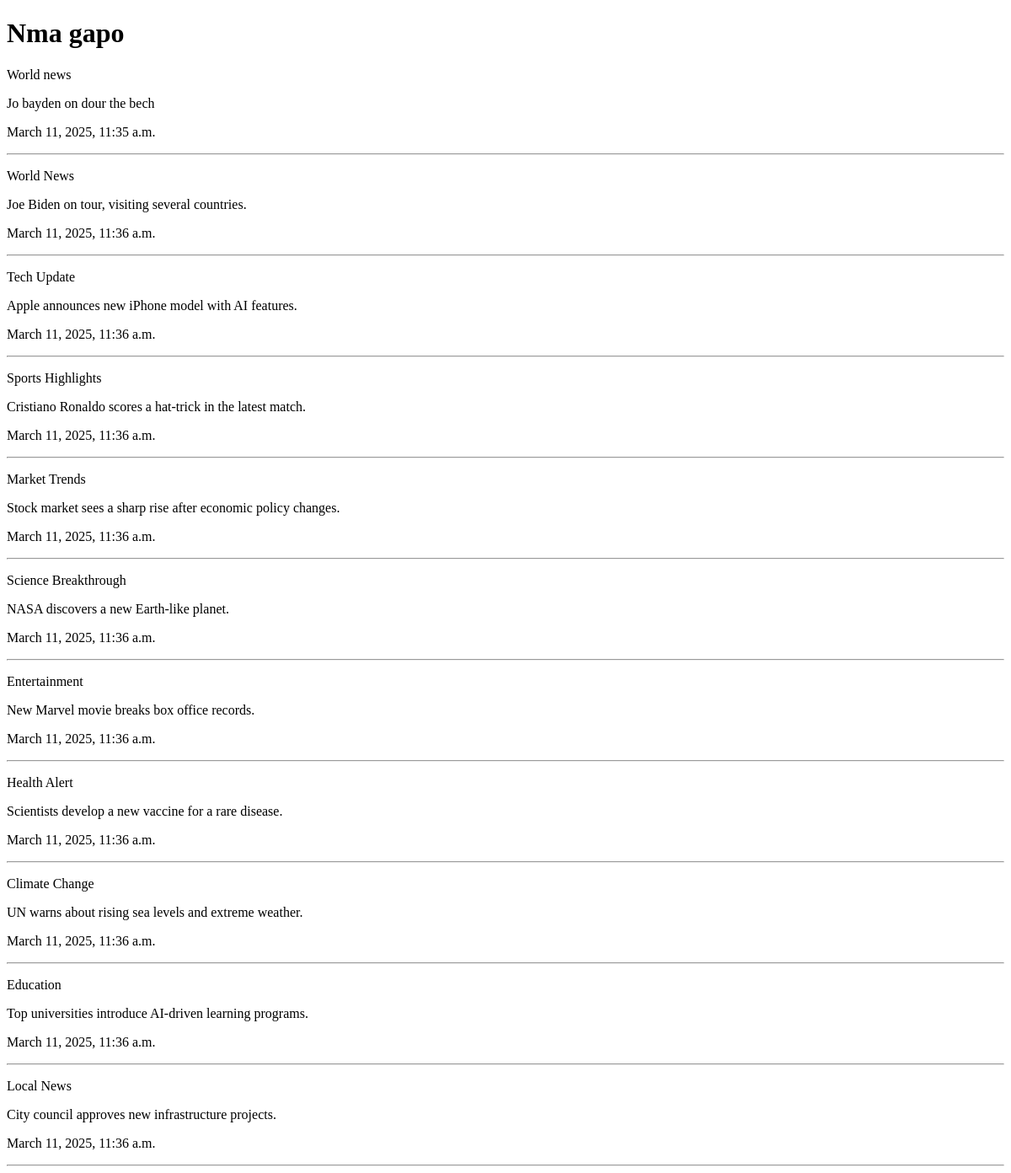
Before: / with the older database file.
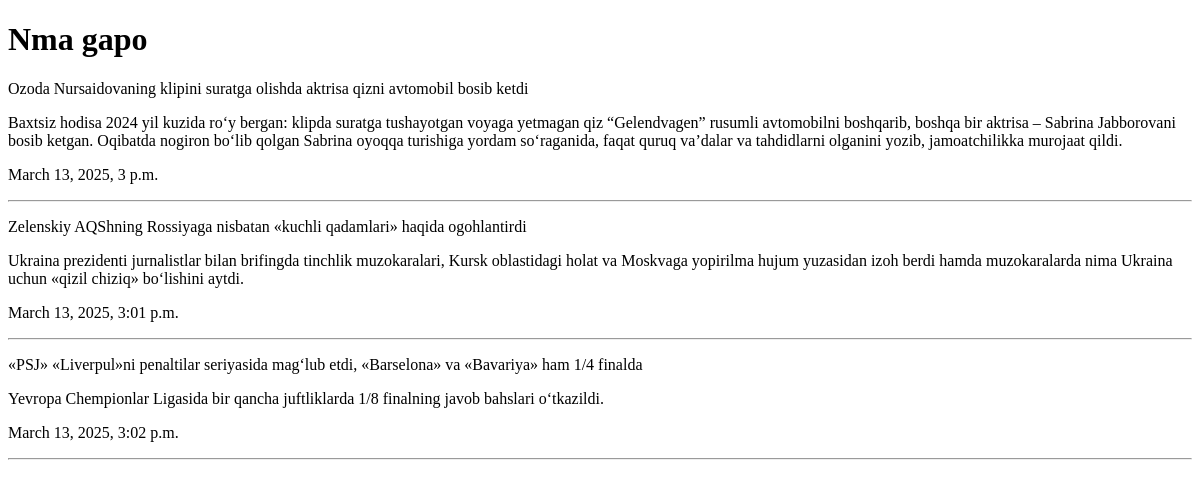
After: the same page with the newer database file.
### common/models.py (models this page shows, shortened)
class News(models.Model):
    title = models.CharField(max_length=150)
    context = models.TextField(blank=True)
    category = models.ForeignKey(Categories, on_delete=models.CASCADE)
    created_ed = models.DateTimeField(auto_now_add=True)
    updated_ad = models.DateTimeField(auto_now=True)
    photo = models.ImageField(upload_to='photos/%Y/%m/%d/')
    is_bool = models.BooleanField(default=True)
    class Meta:
        verbose_name = "NEW"
        verbose_name_plural = "NEWS"
        ordering = ['created_ed']

### common/views.py (the view)
# urls.py: path('',home_page,name='home'),
def home_page(request):
    cat = Categories.objects.all()
    news = News.objects.all()
    db = {
      'cat' : cat,
      "news":news,
      "title": "News title"
    }
    return render(request=request,template_name='index.html',context=db)

### common/templates/index.html (shortened to what this page needs)
<!DOCTYPE html>
<html lang="en">
<head>
</head>
<body>
    <h1>Nma gapo</h1>
    {% for i in news%}
     <div>
        <p>{{i.title}}</p>
        <p>{{i.context}}</p>
        <p>{{i.created_ed}}</p>
        <hr>
     </div>
    {% endfor %}
</body>
</html>

Changed rows visible on the page:
removed News: title "World news", context "Jo bayden on dour the bech", created_ed "March 11, 2025, 11:35 a.m."
removed News: title "World News", context "Joe Biden on tour, visiting several countries.", created_ed "March 11, 2025, 11:36 a.m."
removed News: title "Tech Update", context "Apple announces new iPhone model with AI features.", created_ed "March 11, 2025, 11:36 a.m."
removed News: title "Sports Highlights", context "Cristiano Ronaldo scores a hat-trick in the latest match.", created_ed "March 11, 2025, 11:36 a.m."
removed News: title "Market Trends", context "Stock market sees a sharp rise after economic policy changes.", created_ed "March 11, 2025, 11:36 a.m."
removed News: title "Science Breakthrough", context "NASA discovers a new Earth-like planet.", created_ed "March 11, 2025, 11:36 a.m."
removed News: title "Entertainment", context "New Marvel movie breaks box office records.", created_ed "March 11, 2025, 11:36 a.m."
removed News: title "Health Alert", context "Scientists develop a new vaccine for a rare disease.", created_ed "March 11, 2025, 11:36 a.m."
removed News: title "Climate Change", context "UN warns about rising sea levels and extreme weather.", created_ed "March 11, 2025, 11:36 a.m."
removed News: title "Education", context "Top universities introduce AI-driven learning programs.", created_ed "March 11, 2025, 11:36 a.m."
removed News: title "Local News", context "City council approves new infrastructure projects.", created_ed "March 11, 2025, 11:36 a.m."
added News: title "Ozoda Nursaidovaning klipini suratga olishda aktrisa qizni avtomobil bosib ketdi", context "Baxtsiz hodisa 2024 yil kuzida ro‘y bergan: klipda suratga tushayotgan voyaga yetmagan qiz “Gelendvagen” rusumli avtomobilni boshqarib, boshqa bir aktrisa – Sabrina Jabborovani bosib ketgan. Oqibatda nogiron bo‘lib qolgan Sabrina oyoqqa turishiga yordam so‘raganida, faqat quruq va’dalar va tahdidlarni olganini yozib, jamoatchilikka murojaat qildi.", created_ed "March 13, 2025, 3 p.m."
added News: title "Zelenskiy AQShning Rossiyaga nisbatan «kuchli qadamlari» haqida ogohlantirdi", context "Ukraina prezidenti jurnalistlar bilan brifingda tinchlik muzokaralari, Kursk oblastidagi holat va Moskvaga yopirilma hujum yuzasidan izoh berdi hamda muzokaralarda nima Ukraina uchun «qizil chiziq» bo‘lishini aytdi.", created_ed "March 13, 2025, 3:01 p.m."
added News: title "«PSJ» «Liverpul»ni penaltilar seriyasida mag‘lub etdi, «Barselona» va «Bavariya» ham 1/4 finalda", context "Yevropa Chempionlar Ligasida bir qancha juftliklarda 1/8 finalning javob bahslari o‘tkazildi.", created_ed "March 13, 2025, 3:02 p.m."
